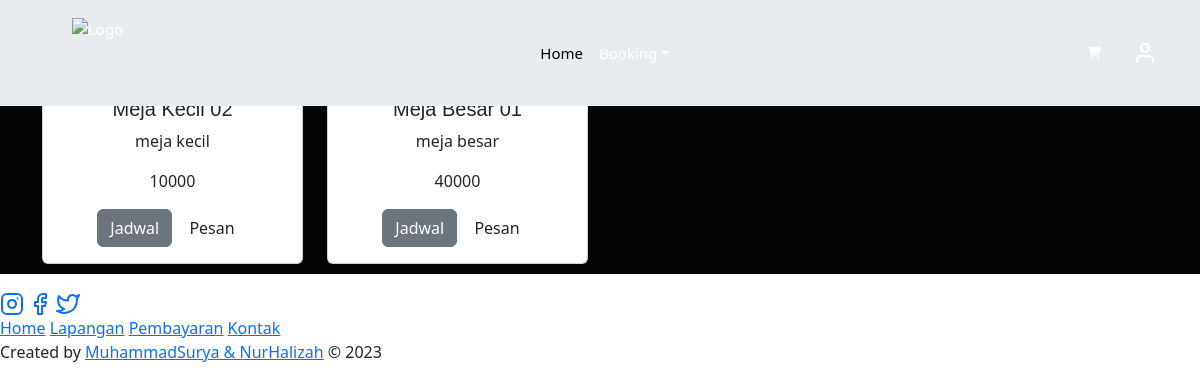
/user/lapangan.php (signed in), run on the app's committed database.
### tables this page shows
CREATE TABLE `lapangan` (
  `idlap` int(11) NOT NULL,
  `nm` varchar(35) NOT NULL,
  `ket` text NOT NULL,
  `harga` int(11) NOT NULL,
  `foto` text NOT NULL
);

### functions.php (called while the page is built, shortened)
<?php
$conn = mysqli_connect("localhost", "root", "", "db_futsal");
function query($query)
{
  global $conn;
  $result = mysqli_query($conn, $query);
  $rows = [];
  while ($row = mysqli_fetch_assoc($result)) {
    $rows[] = $row;
  }
  return $rows;
}
 ?>

### user/lapangan.php (the view, shortened to what this page needs)
<?php
require "../functions.php";
$lapangan = query("SELECT * FROM lapangan");
?>
<!doctype html>
<html lang="en">
<head>
  <link rel="stylesheet" href="../style.css">
  <link href="https://cdn.jsdelivr.net/npm/bootstrap@5.3.0-alpha3/dist/css/bootstrap.min.css" rel="stylesheet">
  <link rel="stylesheet" href="https://cdnjs.cloudflare.com/ajax/libs/font-awesome/6.0.0-beta3/css/all.min.css">
</head>
<body>
  <div class="container ">
    <nav class="navbar fixed-top bg-body-secondary navbar-expand-lg">
      <div class="container">
        <a class="navbar-brand" href="#">
          <img src="../kon1.png" alt="Logo" width="70" height="70" class="d-inline-block align-text-top">
        </a>
        <div class="collapse navbar-collapse" id="navbarSupportedContent">
          <ul class="navbar-nav mx-auto mb-2 mb-lg-0">
            <li class="nav-item">
              <a class="nav-link active" aria-current="page" href="../index.php">Home</a>
            </li>
            <li class="nav-item dropdown">
          <a class="nav-link dropdown-toggle" href="#" role="button" data-bs-toggle="dropdown" aria-expanded="false">
            Booking
          </a>
            </li>
          </ul>
          <?php
          if (isset($_SESSION['id_user'])) {
            echo '<a href="bayar.php" class="btn btn-inti"><i class="fas fa-shopping-cart"></i></a>';
            echo '<a href="user/profil.php" data-bs-toggle="modal" data-bs-target="#profilModal" class="btn btn-inti"><i data-feather="user"></i></a>';
          } else {
            echo '<a href="login.php" class="btn btn-inti" type="submit">Login</a>';
          }
          ?>
        </div>
      </div>
    </nav>
  </div>
  <section class="lapangan" id="lapangan">
    <div class="container">
      <main class="contain" data-aos="fade-right" data-aos-duration="1000">
        <h2 class="text-head">Lapangan di <span>Sport</span> Center </h2>
        <div class="row row-cols-1 row-cols-md-4">
          <?php foreach ($lapangan as $row) : ?>
            <div class="col">
              <div class="card">
                <div class="card-body text-center">
                  <h5 class="card-title"><?= $row["nm"]; ?></h5>
                  <p class="card-text"><?= $row["ket"]; ?></p>
                  <p class="card-price"><?= $row["harga"]; ?></p>
                  <a href="jadwal.php?id=<?= $row["idlap"]; ?>" type="button" class="btn btn-secondary">Jadwal</a>
                  <button type="button" class="btn btn-inti" data-bs-toggle="modal" data-bs-target="#pesanModal<?= $row["idlap"]; ?>">Pesan</button>
                </div>
              </div>
            </div>
          <?php endforeach; ?>
        </div>
      </main>
    </div>
  </section>
  <footer class="py-3">
    <div class="social">
      <a href="#"><i data-feather="instagram"></i></a>
      <a href="#"><i data-feather="facebook"></i></a>
      <a href="#"><i data-feather="twitter"></i></a>
    </div>
    <div class="links">
      <a href="#home">Home</a>
      <a href="#about">Lapangan</a>
      <a href="#menu">Pembayaran</a>
      <a href="#contact">Kontak</a>
    </div>
    <div class="credit">
      <p>Created by <a href="#">MuhammadSurya & NurHalizah</a> &copy; 2023</p>
    </div>
  </footer>
</body>
</html>

### assets/css/style.css (style rules this page uses)
body { font-family: "Open Sans", sans-serif; color: black; }
a { color: #040404; text-decoration: none; }
h1, h2, h3, h4, h5, h6 { font-family: "Jost", sans-serif; }
.navbar { padding: 0; }
.navbar ul { margin: 0; padding: 0; display: flex; list-style: none; align-items: center; }
.navbar li { position: relative; }
.navbar a, .navbar a:focus { display: flex; align-items: center; justify-content: space-between; padding: 10px 0 10px 30px; font-size: 15px; font-weight: 500; color: #fff; white-space: nowrap; transition: 0.3s; }
.navbar a:hover, .navbar .active, .navbar .active:focus, .navbar li:hover>a { color: black; }
section { padding: 10px 0; overflow: hidden; background-color: #040404; }

### data on the page
lapangan: nm "Meja Kecil 02", ket "meja kecil", harga "10000"
lapangan: nm "Meja Besar 01", ket "meja besar", harga "40000"
